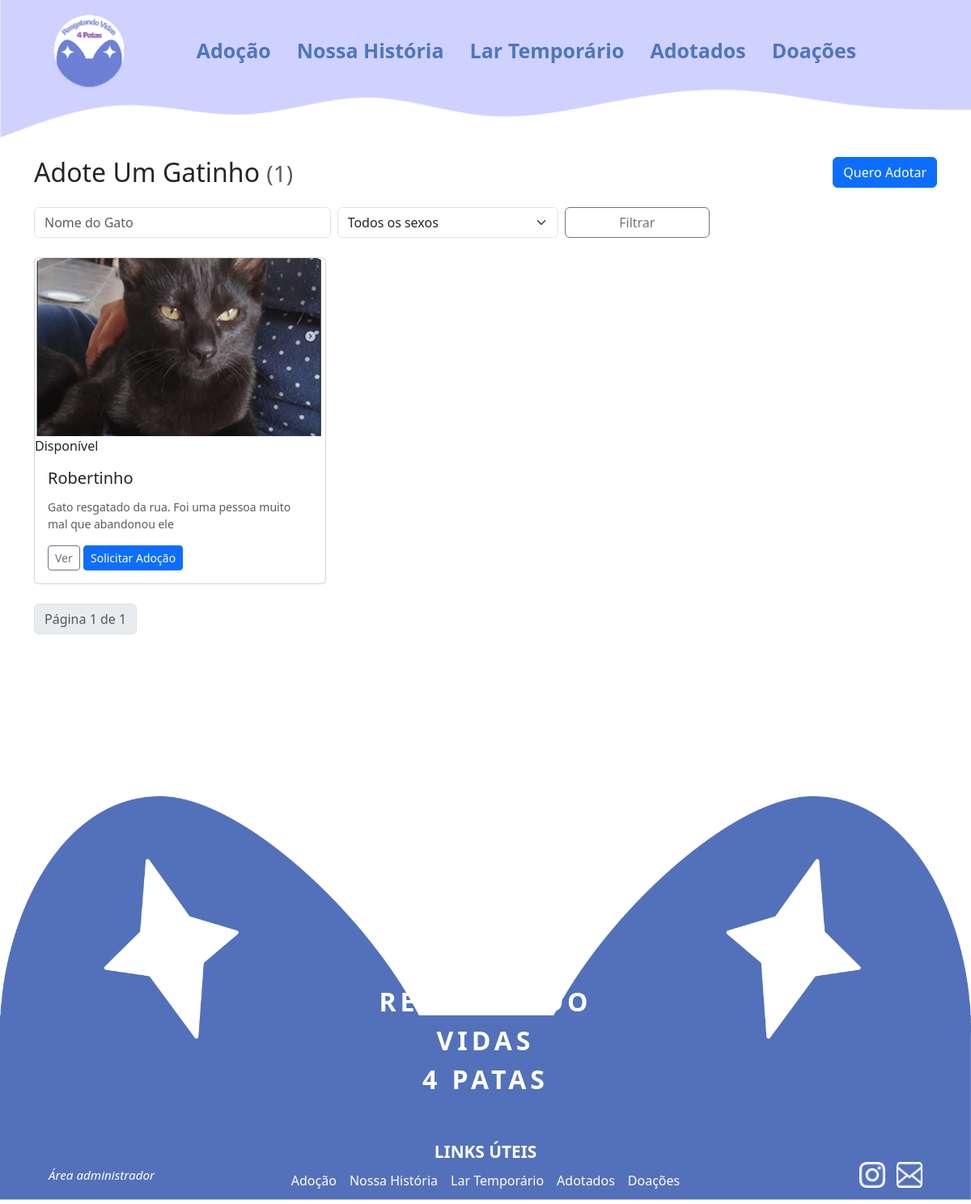
Before: /lares_temporarios/ with the older database file.
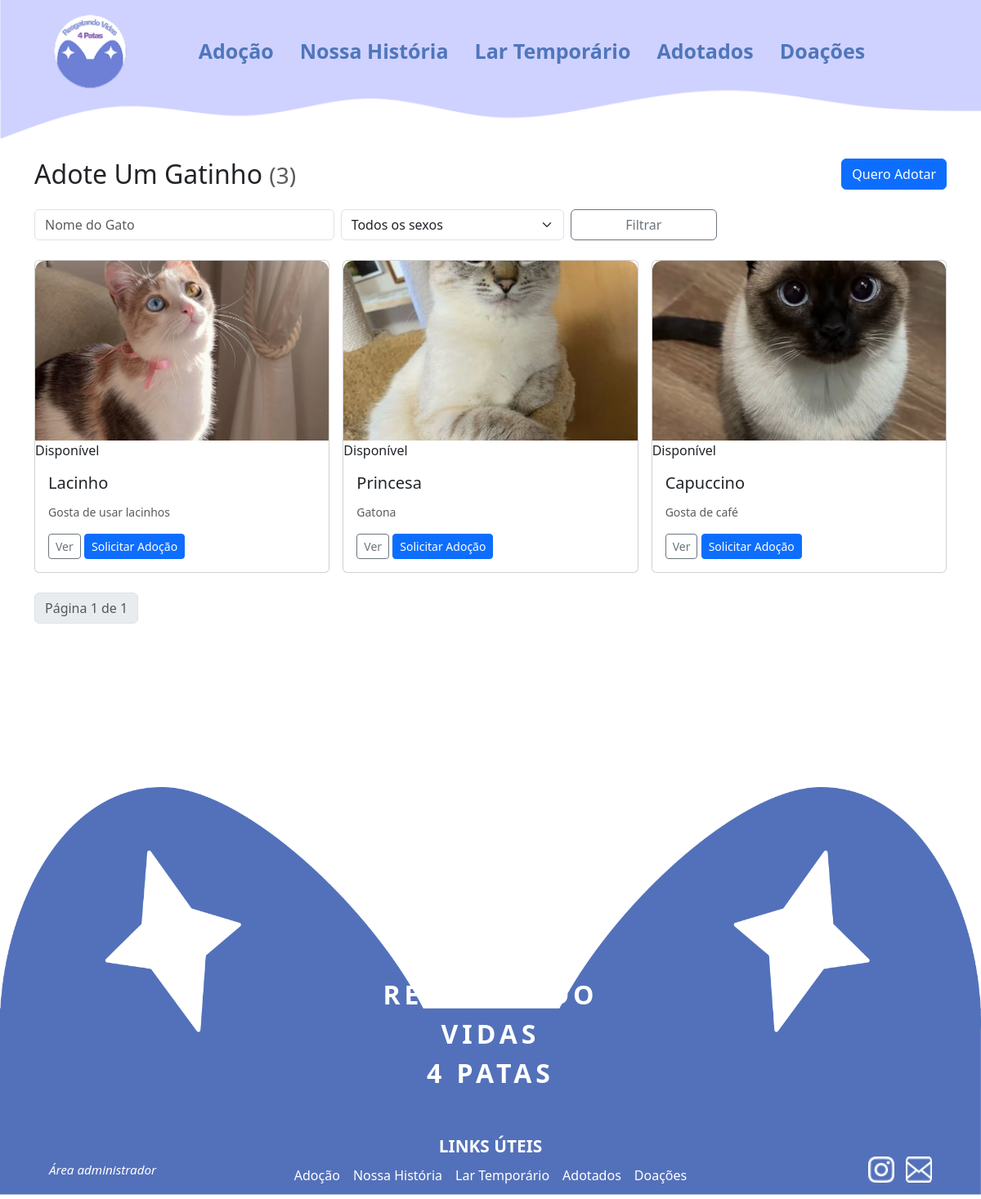
After: the same page with the newer database file.
### gatos/models.py (models this page shows, shortened)
class Gato(models.Model):
    SEXO_CHOICES = [
        ("M", "Macho"),
        ("F", "Fêmea"),
    ]
    nome = models.CharField(max_length=100, verbose_name="Nome do gato")
    sexo = models.CharField(max_length=1, choices=SEXO_CHOICES, verbose_name="Sexo", blank=False, null=False)
    idade = models.CharField(max_length=10, verbose_name="Idade")
    descricao = models.TextField(max_length=10000, verbose_name="Sobre o gato")
    imagem = models.ImageField(upload_to="gatos/", verbose_name="Foto do gato")
    lar_temporario = models.BooleanField(default=False, verbose_name="Precisa de lar temporário")
    cuidado = models.ForeignKey(Cuidado, on_delete=models.CASCADE, verbose_name="Cuidados")
    temperamento = models.ForeignKey(Temperamento, on_delete=models.CASCADE, verbose_name="Temperamento")
    sociavel = models.ForeignKey(Sociavel, on_delete=models.CASCADE, verbose_name="Socialização")
    moradia = models.ForeignKey(Moradia, on_delete=models.CASCADE, verbose_name="Moradia adequada")
    adotado = models.BooleanField(default=False, verbose_name="Adotado")
    created_at = models.DateTimeField(auto_now_add=True, verbose_name="Criado em")
    updated_at = models.DateTimeField(auto_now=True, verbose_name="Atualizado em")
    class Meta:
        verbose_name = "Gato"
        verbose_name_plural = "Gatos"
        db_table = "gatos"
        ordering = ["-created_at"]
    @cached_property
    def em_lar_temporario(self):
        from django.apps import apps
        LarTemporarioAtual = apps.get_model('lares_temporarios', 'LarTemporarioAtual')
        return LarTemporarioAtual.objects.filter(gato=self).exists()

### lares_temporarios/views.py (the view)
# urls.py: path('', views.GatoListView.as_view(), name='lista'),
class GatoListView(ListView):
    model = Gato
    template_name = 'lares_temporarios/lar_temporario_list.html'
    context_object_name = 'gatos'
    paginate_by = 12
    def get_queryset(self):
        try:
            qs = Gato.objects.filter(adotados__isnull=True)
            try:
                qs = qs.order_by('-created_at')
            except FieldError:
                qs = qs.order_by('-id')
            q = self.request.GET.get('q')
            sexo_filter = self.request.GET.get('sexo')
            if q:
                qs = qs.filter(nome__icontains=q)
            if sexo_filter == 'fêmea':
                qs = qs.filter(sexo__lte=1)
            elif sexo_filter == 'macho':
                qs = qs.filter(sexo__gt=1)
            return qs
        except Exception as e:
            logger.exception("Erro em GatoListView.get_queryset: %s", e)
            return Gato.objects.none()

### gatos/context_processors.py (called while the page is built)
def dashboard_totals(request):
    total_para_adocao = Gato.objects.exclude(id__in=Adotados.objects.values("gato")).count()
    total_lar_temporario = Gato.objects.filter(lar_temporario=True).exclude(id__in=Adotados.objects.values("gato")).count()
    total_adotados = Adotados.objects.count()
    return {
        "total_para_adocao": total_para_adocao,
        "total_lar_temporario": total_lar_temporario,
        "total_adotados": total_adotados,
    }

### lares_temporarios/templates/lares_temporarios/lar_temporario_list.html (shortened to what this page needs)
{% extends 'ong/base.html' %}
{% block content %}
<div class="hero mb-4">
  <div class="d-flex justify-content-between align-items-center">
    <h2 class="mb-0"> Adote Um Gatinho <small class="text-muted">({{ page_obj.paginator.count }})</small></h2>
    <a href="{% url 'lares_temporarios:formulario_lar_temporario' %}" class="btn btn-primary">Quero Adotar</a>
  </div>
  <form method="get" class="row g-2 mt-3">
    <div class="col-md-4">
      <input name="q" value="{{ request.GET.q }}" class="form-control" placeholder="Nome do Gato">
    </div>
    <div class="col-md-3">
      <select name="sexo" class="form-select">
        <option value="">Todos os sexos</option>
      </select>
    </div>
    <div class="col-md-2">
      <button class="btn btn-outline-secondary w-100">Filtrar</button>
    </div>
  </form>
</div>
<div class="row g-3">
  {% for gato in gatos %}
  <div class="col-lg-4 col-md-6">
    <div class="card card-cat h-100">
      {% if gato.imagem %}
      <img src="{{ gato.imagem.url }}" class="card-img-top" style="height:220px;object-fit:cover;border-top-left-radius:12px;border-top-right-radius:12px;">
      {% endif %}
      {% if gato.em_lar_temporario %}
        <span class="badge-lar-temporario">Em Lar Temporário</span>
      {% else %}
        <span class="badge-disponivel">Disponível</span>
      {% endif %}
      <div class="card-body">
        <h5 class="card-title">{{ gato.nome }}</h5>
        <p class="card-text small text-muted">{{ gato.descricao|truncatechars:80 }}</p>
        <div class="d-flex justify-content-between align-items-center mt-3">
          <div>
            <a href="{% url 'lares_temporarios:detail' gato.pk %}" class="btn btn-sm btn-outline-secondary">Ver</a>
            <a href="{% url 'lares_temporarios:formulario_lar_temporario' %}?gato={{ gato.pk }}" class="btn btn-sm btn-primary">Solicitar Adoção</a>
          </div>
        </div>
      </div>
    </div>
  </div>
  {% empty %}
  <p>Nenhum gato encontrado.</p>
  {% endfor %}
</div>
<nav class="mt-4">
  <ul class="pagination">
    <li class="page-item disabled"><span class="page-link">Página {{ page_obj.number }} de {{ page_obj.paginator.num_pages }}</span></li>
  </ul>
</nav>
{% endblock %}

Changed rows visible on the page:
removed Gato: imagem (picture), shows "Disponível", nome "Robertinho", descricao "Gato resgatado da rua. Foi uma pessoa muito mal que abandonou ele"
added Gato: imagem (picture), shows "Disponível", nome "Lacinho", descricao "Gosta de usar lacinhos"
added Gato: imagem (picture), shows "Disponível", nome "Princesa", descricao "Gatona"
added Gato: imagem (picture), shows "Disponível", nome "Capuccino", descricao "Gosta de café"
Other visible differences:
{{ page_obj.paginator.count }}: "1" → "3"
